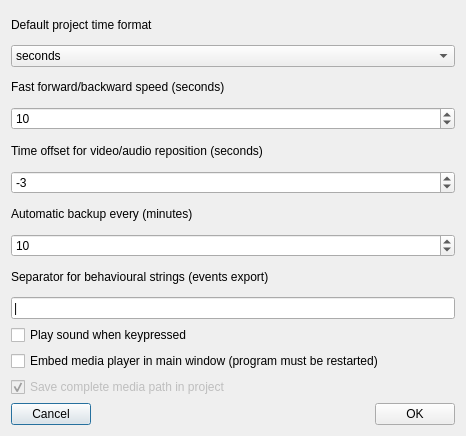
<?xml version="1.0" encoding="UTF-8"?>
<ui version="4.0">
 <class>prefDialog</class>
 <widget class="QDialog" name="prefDialog">
  <property name="windowModality">
   <enum>Qt::WindowModal</enum>
  </property>
  <property name="geometry">
   <rect>
    <x>0</x>
    <y>0</y>
    <width>466</width>
    <height>436</height>
   </rect>
  </property>
  <property name="windowTitle">
   <string>Preferences</string>
  </property>
  <layout class="QVBoxLayout" name="verticalLayout_2">
   <item>
    <layout class="QVBoxLayout" name="verticalLayout">
     <item>
      <widget class="QLabel" name="label">
       <property name="text">
        <string>Default project time format</string>
       </property>
      </widget>
     </item>
     <item>
      <widget class="QComboBox" name="cbTimeFormat">
       <item>
        <property name="text">
         <string>seconds</string>
        </property>
       </item>
       <item>
        <property name="text">
         <string>hh:mm:ss.s</string>
        </property>
       </item>
      </widget>
     </item>
     <item>
      <widget class="QLabel" name="label_4">
       <property name="text">
        <string>Fast forward/backward speed (seconds)</string>
       </property>
      </widget>
     </item>
     <item>
      <widget class="QSpinBox" name="sbffSpeed">
       <property name="minimum">
        <number>0</number>
       </property>
       <property name="maximum">
        <number>10000</number>
       </property>
       <property name="value">
        <number>10</number>
       </property>
      </widget>
     </item>
     <item>
      <widget class="QLabel" name="label_2">
       <property name="text">
        <string>Time offset for video/audio reposition (seconds)</string>
       </property>
      </widget>
     </item>
     <item>
      <widget class="QSpinBox" name="sbRepositionTimeOffset">
       <property name="minimum">
        <number>-10000</number>
       </property>
       <property name="maximum">
        <number>10000</number>
       </property>
       <property name="value">
        <number>-3</number>
       </property>
      </widget>
     </item>
     <item>
      <widget class="QLabel" name="label_6">
       <property name="text">
        <string>Automatic backup every (minutes)</string>
       </property>
      </widget>
     </item>
     <item>
      <widget class="QSpinBox" name="sbAutomaticBackup">
       <property name="minimum">
        <number>-10000</number>
       </property>
       <property name="maximum">
        <number>10000</number>
       </property>
       <property name="value">
        <number>10</number>
       </property>
      </widget>
     </item>
     <item>
      <widget class="QLabel" name="label_3">
       <property name="text">
        <string>Separator for behavioural strings (events export)</string>
       </property>
      </widget>
     </item>
     <item>
      <widget class="QLineEdit" name="leSeparator">
       <property name="text">
        <string>|</string>
       </property>
      </widget>
     </item>
     <item>
      <widget class="QCheckBox" name="cbConfirmSound">
       <property name="text">
        <string>Play sound when keypressed</string>
       </property>
      </widget>
     </item>
     <item>
      <widget class="QCheckBox" name="cbEmbedPlayer">
       <property name="text">
        <string>Embed media player in main window (program must be restarted)</string>
       </property>
      </widget>
     </item>
     <item>
      <widget class="QCheckBox" name="cbSaveMediaFilePath">
       <property name="enabled">
        <bool>false</bool>
       </property>
       <property name="text">
        <string>Save complete media path in project</string>
       </property>
       <property name="checked">
        <bool>true</bool>
       </property>
      </widget>
     </item>
     <item>
      <layout class="QHBoxLayout" name="horizontalLayout_2">
       <item>
        <widget class="QPushButton" name="pbCancel">
         <property name="text">
          <string>Cancel</string>
         </property>
        </widget>
       </item>
       <item>
        <spacer name="horizontalSpacer">
         <property name="orientation">
          <enum>Qt::Horizontal</enum>
         </property>
         <property name="sizeHint" stdset="0">
          <size>
           <width>241</width>
           <height>20</height>
          </size>
         </property>
        </spacer>
       </item>
       <item>
        <widget class="QPushButton" name="pbOK">
         <property name="text">
          <string>OK</string>
         </property>
        </widget>
       </item>
      </layout>
     </item>
    </layout>
   </item>
  </layout>
 </widget>
 <resources/>
 <connections/>
</ui>
